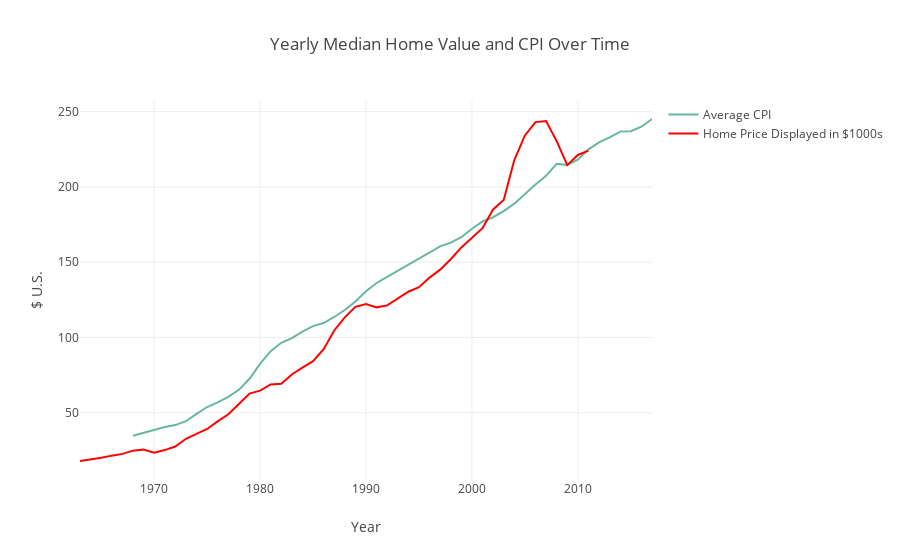

Source (notebook cell):
### Code cell
layout = dict(title = 'Yearly Median Home Value and CPI Over Time',
              xaxis = dict(title = 'Year'),
              yaxis = dict(title = '$ U.S. '),
              )


# Create a trace
trace7 = go.Scatter(
     x = mean_yearly_wage['Year'],
     y = mean_yearly_wage['CPI_Average'],
     name = 'Average CPI',
     line = dict(
         color = ('rgb(102, 183, 163)')
     )
)     

trace8 = go.Scatter(
     x = mean_yearly_home['Year'],
     y = mean_yearly_home['Adjusted Home'],
     name = 'Home Price Displayed in $1000s',
     line = dict(
         color = 'red'
     )
)

data = [trace7,trace8]

fig = dict(data=data, layout=layout)
py.offline.iplot(fig, filename='styled-line')

### Figure 1 — Plotly figure (JSON) as saved in the notebook; plotly's stock layout.template omitted (floating-point values rounded to 4 significant figures)
{"data": [{"line": {"color": "rgb(102, 183, 163)"}, "name": "Average CPI", "type": "scatter", "uid": "35c11f44-7a17-41b7-93c0-010b0c625fda", "x": [1968, 1969, 1970, 1971, 1972, 1973, 1974, 1975, 1976, 1977, 1978, 1979, 1980, 1981, 1982, 1983, 1984, 1985, 1986, 1987, 1988, 1989, 1990, 1991, 1992, 1993, 1994, 1995, 1996, 1997, 1998, 1999, 2000, 2001, 2002, 2003, 2004, 2005, 2006, 2007, 2008, 2009, 2010, 2011, 2012, 2013, 2014, 2015, 2016, 2017], "y": [34.78, 36.68, 38.83, 40.49, 41.82, 44.4, 49.31, 53.82, 56.91, 60.61, 65.23, 72.57, 82.41, 90.93, 96.5, 99.6, 103.9, 107.6, 109.6, 113.6, 118.3, 124.0, 130.7, 136.2, 140.3, 144.5, 148.2, 152.4, 156.9, 160.5, 163.0, 166.6, 172.2, 177.1, 179.9, 184.0, 188.9, 195.3, 201.6, 207.3, 215.3, 214.5, 218.1, 224.9, 229.6, 233.0, 236.7, 237.0, 240.0, 245.1]}, {"line": {"color": "red"}, "name": "Home Price Displayed in $1000s", "type": "scatter", "uid": "2e3efc01-26f1-4f25-9dfa-b4852c3527d7", "x": [1963, 1964, 1965, 1966, 1967, 1968, 1969, 1970, 1971, 1972, 1973, 1974, 1975, 1976, 1977, 1978, 1979, 1980, 1981, 1982, 1983, 1984, 1985, 1986, 1987, 1988, 1989, 1990, 1991, 1992, 1993, 1994, 1995, 1996, 1997, 1998, 1999, 2000, 2001, 2002, 2003, 2004, 2005, 2006, 2007, 2008, 2009, 2010, 2011], "y": [17.97, 18.98, 20.15, 21.52, 22.69, 24.83, 25.57, 23.53, 25.22, 27.55, 32.71, 36.02, 39.24, 44.28, 48.98, 55.79, 62.75, 64.71, 68.83, 69.3, 75.46, 80.02, 84.27, 92.23, 104.7, 113.4, 120.4, 122.3, 120.0, 121.3, 126.1, 130.4, 133.4, 139.8, 145.1, 152.0, 159.8, 166.5, 172.6, 185.0, 191.4, 217.8, 234.2, 243.1, 243.7, 230.4, 214.5, 221.2, 224.1]}], "layout": {"title": {"text": "Yearly Median Home Value and CPI Over Time"}, "xaxis": {"title": {"text": "Year"}}, "yaxis": {"title": {"text": "$ U.S. "}}}}
